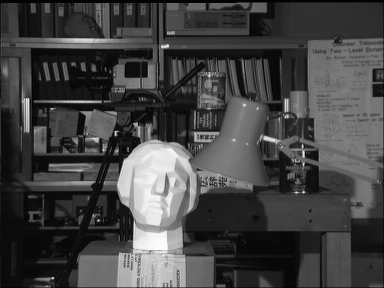
#> input picture public/CV_stereo/tsukuba_l.png, 384 x 288 px
$ jupyter execute Untitled.ipynb
#> lines starting #> are read from the running program, lines starting #| are printed output that depends on the picture; long printed decimals are rounded
[cell 1]
import numpy as np
import cv2 as cv
from matplotlib import pyplot as plt

imgL = cv.imread('tsukuba_l.png', cv.IMREAD_GRAYSCALE)
#> imgL is the input picture: shape (288, 384); min 0, max 252, mean 67.6
imgR = cv.imread('tsukuba_r.png', cv.IMREAD_GRAYSCALE)
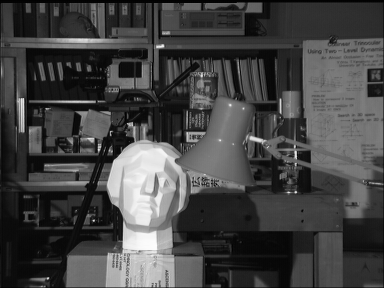
#> input picture public/CV_stereo/tsukuba_r.png, 384 x 288 px
#> imgR is the input picture: shape (288, 384); min 0, max 253, mean 68

stereo = cv.StereoBM.create(numDisparities=16, blockSize=15)
disparity = stereo.compute(imgL,imgR)
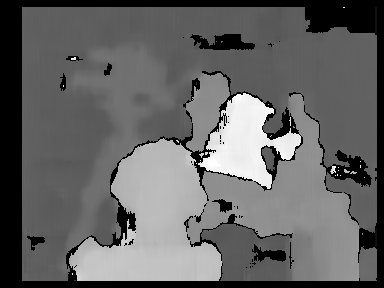
#> disparity: shape (288, 384) int16; min -16, max 240, mean 85.2; drawn with min black and max white
plt.imshow(disparity,'gray')
plt.show()

[cell 2]
import numpy as np
import cv2 as cv
from matplotlib import pyplot as plt

# Load stereo images
imgL = cv.imread('tsukuba_l.png', cv.IMREAD_GRAYSCALE)
imgR = cv.imread('tsukuba_r.png', cv.IMREAD_GRAYSCALE)

# Experimenting with numDisparities and blockSize
numDisparities = 64  # Must be a multiple of 16, try increasing this to capture more disparity levels
blockSize = 21  # Try larger values for smoother results, but it should be odd and greater than 5

# Create StereoBM object and compute disparity map
stereo = cv.StereoBM.create(numDisparities=numDisparities, blockSize=blockSize)
disparity = stereo.compute(imgL, imgR)
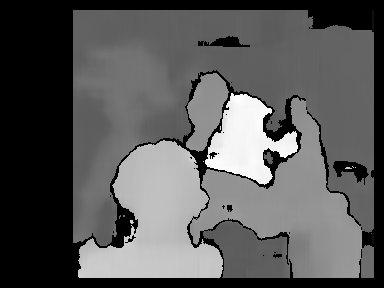
#> disparity: shape (288, 384) int16; min -16, max 233, mean 70.8; drawn with min black and max white

# Display the disparity map
plt.imshow(disparity, 'gray')
plt.colorbar()  # Add colorbar for better visualization of disparity
plt.show()
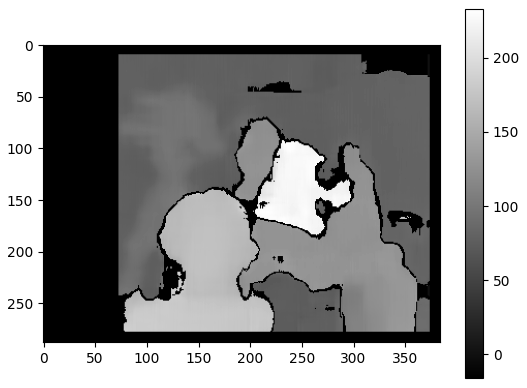
#> figure drawn by matplotlib, 2 panels

[cell 3]
import numpy as np
import cv2 as cv
from matplotlib import pyplot as plt

# Load stereo images
imgL = cv.imread('tsukuba_l.png', cv.IMREAD_GRAYSCALE)
imgR = cv.imread('tsukuba_r.png', cv.IMREAD_GRAYSCALE)

# Parameters: these need to be known from your stereo setup
focal_length = 0.8  # Focal length in pixels (this is an example, you need to use the actual value)
baseline = 0.06     # Baseline in meters (distance between the two camera centers)

# Compute the disparity map
numDisparities = 64
blockSize = 21
stereo = cv.StereoBM.create(numDisparities=numDisparities, blockSize=blockSize)
disparity = stereo.compute(imgL, imgR).astype(np.float32)

# Normalize the disparity map for visualization
disparity_normalized = (disparity - disparity.min()) / (disparity.max() - disparity.min())

# Select two points (you can choose any two points manually)
point1 = (100, 150)  # Example point1 coordinates (x1, y1)
point2 = (200, 150)  # Example point2 coordinates (x2, y2)

# Get the disparity values at the points
disparity_point1 = disparity[point1[1], point1[0]]
#> disparity_point1 = 87
disparity_point2 = disparity[point2[1], point2[0]]
#> disparity_point2 = 128

# Ensure that disparity is positive and valid
if disparity_point1 <= 0 or disparity_point2 <= 0:
    print("Invalid disparity value. The points may be out of range.")
else:
    # Compute depth (Z coordinate) for each point
    Z1 = (focal_length * baseline) / disparity_point1
#> Z1 = 0.000552
    Z2 = (focal_length * baseline) / disparity_point2
#> Z2 = 0.000375

    # Compute the Euclidean distance between the two points in 3D space
    # Assuming that (X, Y) in image space corresponds to real-world coordinates proportional to Z
    distance = np.sqrt((point1[0] - point2[0])**2 + (point1[1] - point2[1])**2 + (Z1 - Z2)**2)
#> distance = 100

    print(f"Distance between the two points: {distance} meters")
#| Distance between the two points: 100.000 meters

# Display disparity map for visualization
plt.imshow(disparity_normalized, 'gray')
plt.scatter([point1[0], point2[0]], [point1[1], point2[1]], color='red')
plt.show()
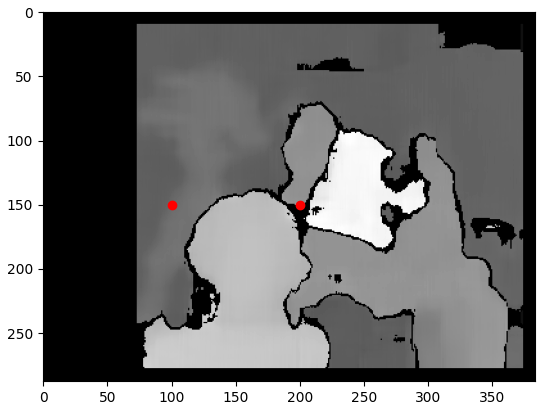
#> figure drawn by matplotlib, 1 panel
